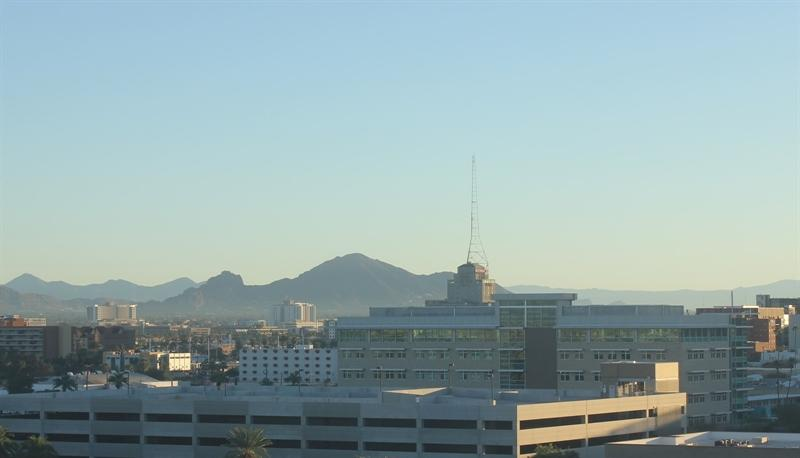
#> input picture day_night_images/training/day/20151101_142050.jpg, 800 x 458 px; its folder holds only this picture in this run
$ python day_night_classifier.py
#> lines starting #> are read from the running program, lines starting #| are printed output that depends on the picture; long printed decimals are rounded
### helpers.py
# Helper functions

import os
import glob  # library for loading images from a directory
import matplotlib.image as mpimg


# This function loads in images and their labels and places them in a list
# The list contains all images and their associated labels
# For example, after data is loaded, im_list[0][:] will be the first image-label pair in the list
def load_dataset(image_dir):
    # Populate this empty image list
#> called with image_dir = 'day_night_images/test/'
    im_list = []
    image_types = ["day", "night"]

    # Iterate through each color folder
    for im_type in image_types:

        # Iterate through each image file in each image_type folder
        # glob reads in any image with the extension "image_dir/im_type/*"
        for file in glob.glob(os.path.join(image_dir, im_type, "*")):

            # Read in the image
            im = mpimg.imread(file)
#> im is the input picture: shape (458, 800, 3); mean R, G, B 147.2, 168.7, 170.2

            # Check if the image exists/if it's been correctly read-in
            if not im is None:
                # Append the image, and it's type (red, green, yellow) to the image list
                im_list.append((im, im_type))

    return im_list

### day_night_classifier.py
import cv2
import helpers
import numpy as np
from sklearn.preprocessing import LabelEncoder
import matplotlib.pyplot as plt
import matplotlib.image as mpimg
import random

# Image data directories
image_dir_training = "day_night_images/training/"
image_dir_test = "day_night_images/test/"

#IMAGE_LIST = helpers.load_dataset(image_dir_training)
IMAGE_LIST = helpers.load_dataset(image_dir_test)
#> IMAGE_LIST = 2 items
"""
# Select an image and its label by list index
image_index = 0
selected_image = IMAGE_LIST[image_index][0]
selected_label = IMAGE_LIST[image_index][1]

print("Image shape is", selected_image.shape, "and Label is:", selected_label)

#Coverting to a numpy array
a = np.array(IMAGE_LIST)
#Transforms day to 0 and night to 1
le = LabelEncoder()
a[:,1] = le.fit_transform(a[:,1])

image_index = ((np.where(a[:,1] == 1))[0][0])
selected_image = IMAGE_LIST[image_index][0]
selected_label = IMAGE_LIST[image_index][1]

print("Image shape is", selected_image.shape, "and Label is:", selected_label)
"""

# This function should take in an RGB image and return a new, standardized version
def standardize_input(image):
    width = 1100
    height = 600
    dimensions = (width, height)
    # resize image
    standard_im = cv2.resize(image, dimensions, interpolation=cv2.INTER_AREA)
    return standard_im


def encode(label):
    numerical_val = 0
    if label == "day":
        numerical_val = 1
    return numerical_val

def standardize(image_list):
    standard_list = []

    for item in image_list:
        image = item[0]
        label = item[1]

        # Standardize the image
        standardized_im = standardize_input(image)

        # Create a numerical label
        binary_label = encode(label)

        brightnessValue = avgBrightness(standardized_im)
        estimatedLabel = estimateLabel(image)

        predictionTrue = 0
        if (binary_label == estimatedLabel):
            predictionTrue = 1

        # Append the image, and it's one hot encoded label to the full, processed list of image data
        standard_list.append((standardized_im, binary_label, brightnessValue, estimatedLabel, predictionTrue))
#> this loop made 2 passes
#> (label, width in standardize_input, height in standardize_input, numerical_val in encode, binary_label, brightnessValue, estimatedLabel) on passes 1 to 2: ('day', 1100, 600, 1, 1, 175.1, 1), ('night', 1100, 600, 0, 0, 33.76, 0)
#> pass 1, in standardize_input, `standard_im = cv2.resize(image, dimensions, interpolation=cv2.INTER_AR..`:
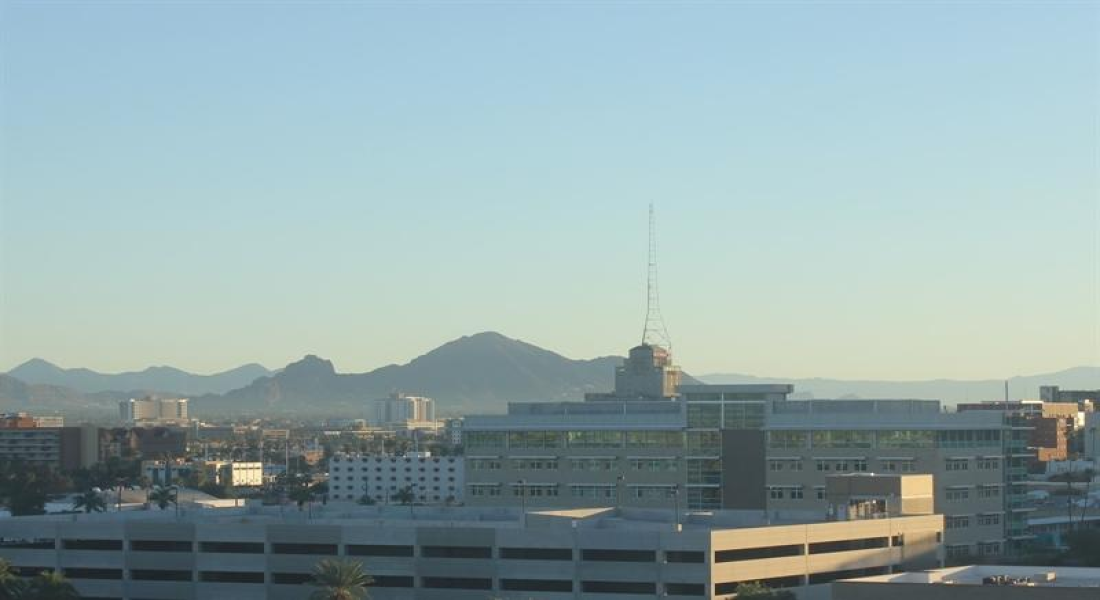
#> standard_im: shape (600, 1100, 3); mean R, G, B 147.2, 168.7, 170.2
#> pass 2, in standardize_input (call 2), `standard_im = cv2.resize(image, dimensions, interpolation=cv2.INTER_AR..`:
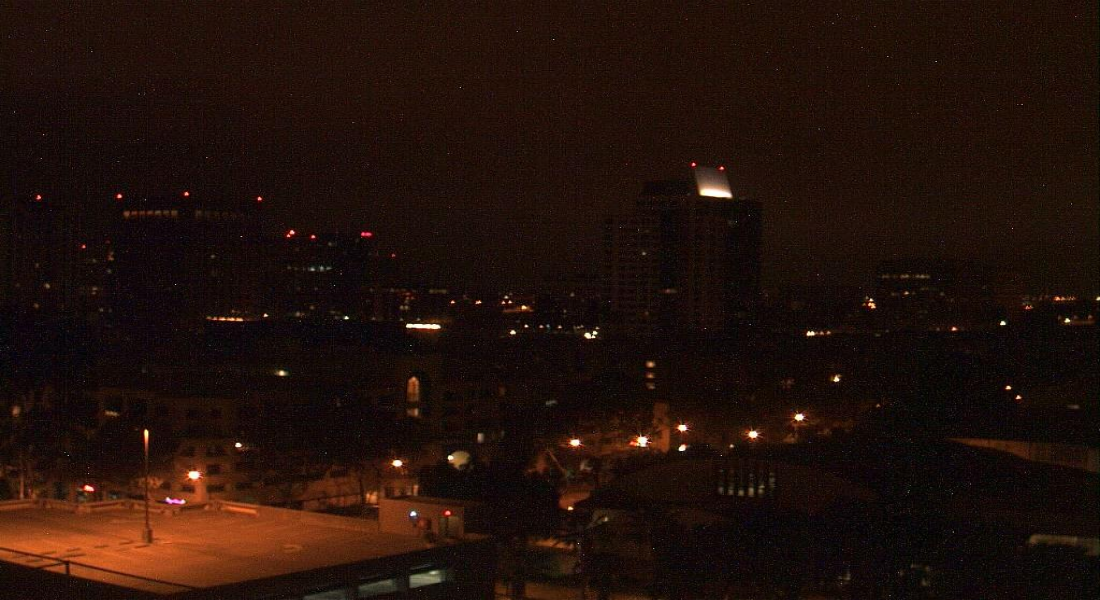
#> standard_im: shape (600, 1100, 3); mean R, G, B 33.7, 16.6, 10.3
#> after the loop, standard_list = 2 items

    return standard_list

def avgBrightness(image):
    convertHSV = cv2.cvtColor(image, cv2.COLOR_RGB2HSV)

    avgBrightness = np.sum(convertHSV[:, :, 2])/(image.shape[0]*image.shape[1])

    return avgBrightness

def estimateLabel(image):
    estimatedLabel = 0
    if (avgBrightness(image) > 103):
        #Predict this as a day image
        estimatedLabel = 1

    return estimatedLabel


# Standardize all training images
STANDARDIZED_LIST = standardize(IMAGE_LIST)
#> STANDARDIZED_LIST = 2 items
random.shuffle(STANDARDIZED_LIST)

# Display a standardized image and its label

# Select an image by index
image_num = 0
selected_image = STANDARDIZED_LIST[image_num][0]
selected_label = STANDARDIZED_LIST[image_num][1]
#> selected_label = 1

# Display image and data about it
plt.imshow(selected_image)
print(avgBrightness(selected_image))
#| 175.123
print("Shape: "+str(selected_image.shape))
#| Shape: (600, 1100, 3)
print("Label [1 = day, 0 = night]: " + str(selected_label))
#| Label [1 = day, 0 = night]: 1

#> (the run stopped early here; a loop or call above may not have finished)
